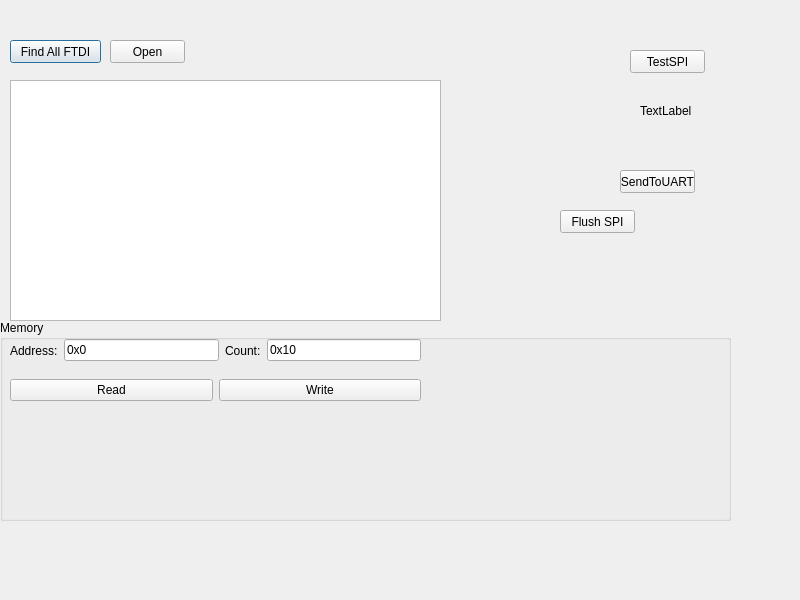
<?xml version="1.0" encoding="UTF-8"?>
<ui version="4.0">
 <class>Dialog</class>
 <widget class="QDialog" name="Dialog">
  <property name="geometry">
   <rect>
    <x>0</x>
    <y>0</y>
    <width>800</width>
    <height>600</height>
   </rect>
  </property>
  <property name="windowTitle">
   <string>Dialog</string>
  </property>
  <widget class="QTableWidget" name="m_listDevices">
   <property name="geometry">
    <rect>
     <x>10</x>
     <y>80</y>
     <width>431</width>
     <height>241</height>
    </rect>
   </property>
  </widget>
  <widget class="QPushButton" name="m_findAll">
   <property name="geometry">
    <rect>
     <x>10</x>
     <y>40</y>
     <width>91</width>
     <height>23</height>
    </rect>
   </property>
   <property name="text">
    <string>Find All FTDI</string>
   </property>
  </widget>
  <widget class="QPushButton" name="m_testSPI">
   <property name="geometry">
    <rect>
     <x>630</x>
     <y>50</y>
     <width>75</width>
     <height>23</height>
    </rect>
   </property>
   <property name="text">
    <string>TestSPI</string>
   </property>
   <property name="checkable">
    <bool>false</bool>
   </property>
   <property name="checked">
    <bool>false</bool>
   </property>
   <property name="autoDefault">
    <bool>false</bool>
   </property>
   <property name="default">
    <bool>false</bool>
   </property>
   <property name="flat">
    <bool>false</bool>
   </property>
  </widget>
  <widget class="QLabel" name="m_spiTestResult">
   <property name="geometry">
    <rect>
     <x>640</x>
     <y>90</y>
     <width>131</width>
     <height>41</height>
    </rect>
   </property>
   <property name="text">
    <string>TextLabel</string>
   </property>
  </widget>
  <widget class="QPushButton" name="pushButton">
   <property name="geometry">
    <rect>
     <x>110</x>
     <y>40</y>
     <width>75</width>
     <height>23</height>
    </rect>
   </property>
   <property name="text">
    <string>Open</string>
   </property>
   <property name="icon">
    <iconset resource="res.qrc">
     <normaloff>:/new/icons/Pictures/LedGray.png</normaloff>:/new/icons/Pictures/LedGray.png</iconset>
   </property>
  </widget>
  <widget class="QPushButton" name="pushButton_2">
   <property name="geometry">
    <rect>
     <x>620</x>
     <y>170</y>
     <width>75</width>
     <height>23</height>
    </rect>
   </property>
   <property name="text">
    <string>SendToUART</string>
   </property>
  </widget>
  <widget class="QGroupBox" name="groupBox">
   <property name="geometry">
    <rect>
     <x>0</x>
     <y>320</y>
     <width>731</width>
     <height>201</height>
    </rect>
   </property>
   <property name="title">
    <string>Memory</string>
   </property>
   <widget class="QWidget" name="horizontalLayoutWidget">
    <property name="geometry">
     <rect>
      <x>10</x>
      <y>10</y>
      <width>411</width>
      <height>41</height>
     </rect>
    </property>
    <layout class="QHBoxLayout" name="horizontalLayout">
     <item>
      <widget class="QLabel" name="label">
       <property name="text">
        <string>Address:</string>
       </property>
      </widget>
     </item>
     <item>
      <widget class="QLineEdit" name="m_editMemoryAddr">
       <property name="text">
        <string>0x0</string>
       </property>
      </widget>
     </item>
     <item>
      <widget class="QLabel" name="label_2">
       <property name="text">
        <string>Count:</string>
       </property>
      </widget>
     </item>
     <item>
      <widget class="QLineEdit" name="m_editMemoryCnt">
       <property name="text">
        <string>0x10</string>
       </property>
      </widget>
     </item>
    </layout>
   </widget>
   <widget class="QWidget" name="horizontalLayoutWidget_2">
    <property name="geometry">
     <rect>
      <x>10</x>
      <y>50</y>
      <width>411</width>
      <height>41</height>
     </rect>
    </property>
    <layout class="QHBoxLayout" name="horizontalLayout_2">
     <item>
      <widget class="QPushButton" name="m_btnMemoryRead">
       <property name="text">
        <string>Read</string>
       </property>
       <property name="icon">
        <iconset resource="res.qrc">
         <normaloff>:/new/icons/Pictures/LedGray.png</normaloff>:/new/icons/Pictures/LedGray.png</iconset>
       </property>
      </widget>
     </item>
     <item>
      <widget class="QPushButton" name="m_btmMemoryWrite">
       <property name="text">
        <string>Write</string>
       </property>
       <property name="icon">
        <iconset resource="res.qrc">
         <normaloff>:/new/icons/Pictures/LedGray.png</normaloff>:/new/icons/Pictures/LedGray.png</iconset>
       </property>
      </widget>
     </item>
    </layout>
   </widget>
   <widget class="QHexEdit" name="m_memoryDump" native="true">
    <property name="geometry">
     <rect>
      <x>10</x>
      <y>100</y>
      <width>711</width>
      <height>91</height>
     </rect>
    </property>
   </widget>
  </widget>
  <widget class="QPushButton" name="m_btnFlushSPI">
   <property name="geometry">
    <rect>
     <x>560</x>
     <y>210</y>
     <width>75</width>
     <height>23</height>
    </rect>
   </property>
   <property name="text">
    <string>Flush SPI</string>
   </property>
  </widget>
 </widget>
 <customwidgets>
  <customwidget>
   <class>QHexEdit</class>
   <extends>QWidget</extends>
   <header>./Dump/qhexedit.h</header>
   <container>1</container>
  </customwidget>
 </customwidgets>
 <resources>
  <include location="res.qrc"/>
 </resources>
 <connections/>
</ui>
